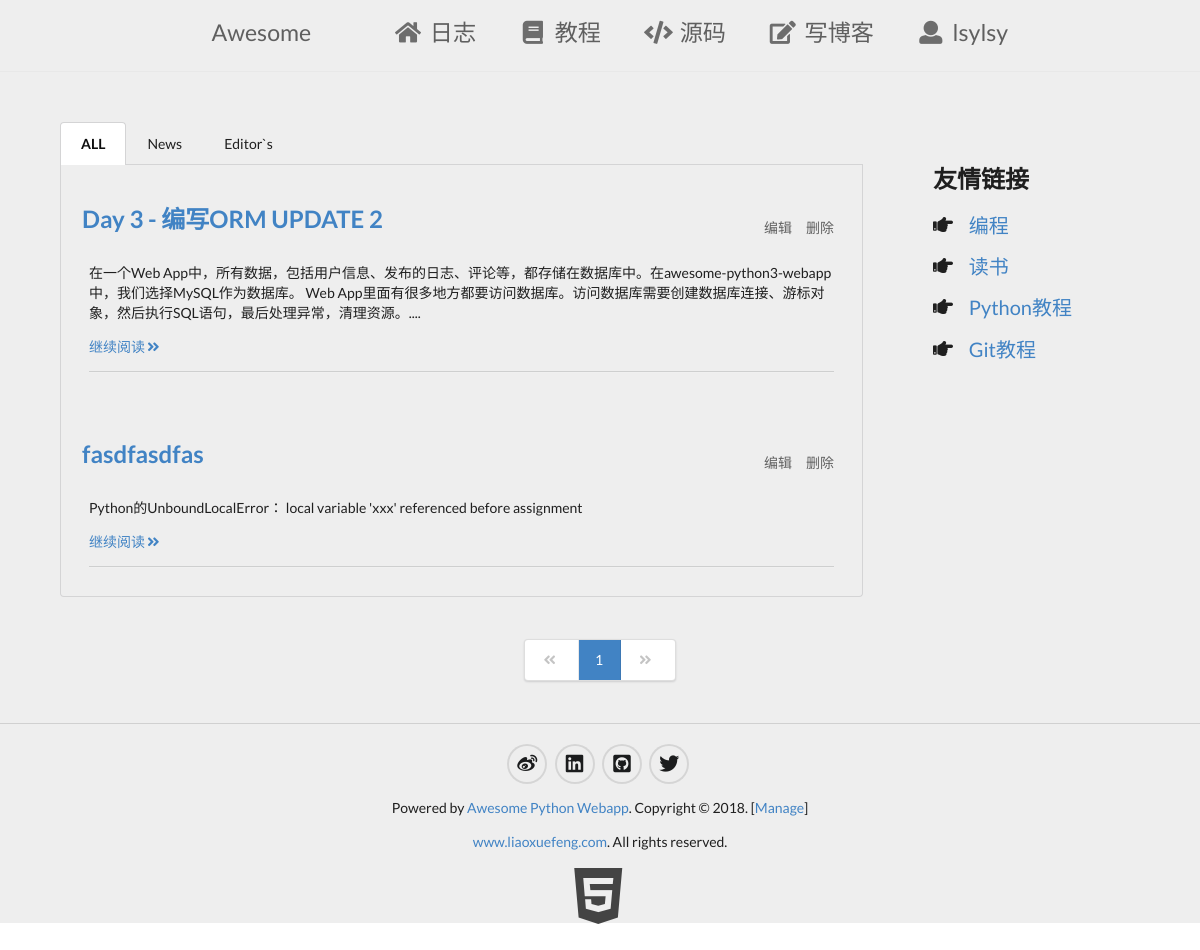
The app's page /myblogs/ (signed in) with its own data.
### firstapp/models.py (models this page shows, shortened)
class User(models.Model):
    name = models.CharField(null = True, blank = True, max_length = 50)
    passwd = models.CharField(null = True,blank = True, max_length = 50)
    email = models.CharField(null = True, blank = True, max_length = 50)

class Blog(models.Model):
    user_name = models.ForeignKey(to = User, related_name = "under_blog",on_delete=models.CASCADE, null = True, blank = True )
    name = models.CharField(null = True, blank=True, max_length = 50 )
    summary = models.TextField(null =True)
    content = models.TextField(null =True)
    news_choice = models.NullBooleanField()
    editors_choice = models.NullBooleanField()
    def __str__(self):
        return self.name

### firstapp/coreweb.py (called while the page is built)
	def __call__(self, *args, **kw):
		print("ResponseHandler====================>args:",args)
		print("ResponseHandler====================>kw:",kw)
		try:
			r =  self._func(*args, **kw)
			return r
		except :
			raise

### firstapp/templatetags/summary_wordcount.py (called while the page is built)
@register.filter(name="slice_words")
def slice_words(summary,limit):
	limit = eval(limit)
	return summary if len(summary) < limit else summary[:limit+1]+"...."

### firstapp/templates/myblogs.html (shortened to what this page needs)
{% extends '__base__.html' %}
{% load summary_wordcount %}
{% load pagetag %}
{% block beforehead %}
<link rel="stylesheet" type="text/css" href="../static/css/content.css" charset="utf-8">
{% endblock %}
{% block blog %}
    <div class="ui top attached tabular  menu">
        {%  if 'editors' in request.path %}
            <a href="{% url 'myblogs' %}" class="item">ALL</a>
            <a href="{% url 'myblogs' %}news" class="item">News</a>
            <a href="{% url 'myblogs' %}editors" class="active item">Editor`s</a>
        {%  elif 'news' in request.path %}
            <a href="{% url 'myblogs' %}" class="item">ALL</a>
            <a href="{% url 'myblogs' %}news" class="active item">News</a>
            <a href="{% url 'myblogs' %}editors" class="item">Editor`s</a>
        {%  else %}
            <a href="{% url 'myblogs' %}" class="active item">ALL</a>
            <a href="{% url 'myblogs' %}news" class="item">News</a>
            <a href="{% url 'myblogs' %}editors" class="item">Editor`s</a>
        {% endif %}
    </div>
    <div class="ui basic bottom attached  segment">
    	{% for blog in blogs %}
    		<div class="ui basic segment">
    			<div class="ui text menu">
    				<h2 class="ui header title"><a href="{% url 'myblog' blog.name %}">{{blog.name}}</a></h2>
    				<div class="right menu">
    					<a href="{% url 'myblog_edit' blog.name %}" class="item">编辑</a>
    					<a href="{% url 'myblog_del' blog.name %}" class="item">删除</a>
    				</div>
    			</div>
    			<p class="blog_summary">{{blog.summary|slice_words:"150"}}</p>
    			<p><a href="{% url 'myblog' blog.name %}">继续阅读<i class="angle double right icon"></i></a></p>
    			<div class="ui divider"></div>
    		</div>
    	{% endfor %}
    </div>
{% endblock %}
{% block pager %}
	<div class="ui center aligned very padded vertical segment container ">
		<div class="ui pagination white  menu">
			{% if page.has_prevoius %}
				<a href="?page={{ page.prev_page }}" class="item">
					<i class="angle blue double left icon"></i>
				</a>
			{% else %}
				<div href="?page={{ page.start_index }}" class="disabled item">
					<i class="angle double left icon"></i>
				</div>
			{% endif %}
			{% for pg in page.page_range %}
				{% circle_page page pg %}
			{% endfor %}
			{% if page.has_next %}
				<a href="?page={{ page.next_page }}" class="item">
					<i class="angle blue double right icon"></i>
				</a>
			{% else %}
				<div  class="disabled item">
					<i class="angle double right icon"></i>
				</div>
			{% endif %}
		</div>
	</div>
{% endblock %}

### firstapp/templates/__base__.html (shortened to what this page needs)
<!DOCTYPE html>
{% load staticfiles %}
<html>
<head>
	<link rel="stylesheet" type="text/css" href="{% static 'css/semantic.min.css' %}" charset="utf-8">
	<link rel="stylesheet" type="text/css" href="{% static 'css/header.css' %}" charset="utf-8">
	<link rel="stylesheet" type="text/css" href="{% static 'css/footer.css' %}" charset="utf-8">
	{% block beforehead %}  {% endblock %}
</head>
<body>
	<div id="main">
		<div class="ui vertical segment header">
			<div class="ui text menu header">
				<div class="item">
					<span id="awesome">Awesome</span>
				</div>
				<a href="{% url 'blogs' %}" class="item awesome"><i class="home icon"></i>日志</a>
				<a href="http://www.liaoxuefeng.com/" class="item awesome"><i class="book icon"></i>教程</a>
				<a href="https://github.com/WenXiDA/DjangoBlog" class="item awesome"><i class="code icon"></i>源码</a>
				<a href="{% url 'edit_blog'  %}" class="item awesome"><i class="edit icon"></i>写博客</a>
				<div class="right menu">
					{% if request.session.user %}
						<div class="ui dropdown item">
							<i class="user icon"></i>
							<span>{{request.session.user}}</span>
						</div>
					{% else %}
						<a href="{% url 'login' %}" class="item"><i></i>登录</a>
						<a href="{% url 'regist' %}" class="item"><i></i>注册</a>
					{% endif %}
				</div>
			</div>
		</div>
		<div id="content" class="ui container" style="width: 90%;">
			{% block content %}
				<div class="ui grid">
					<div class="twelve wide column ">
						{% block blog %}
						{% endblock %}
					</div>
					<div class="four wide column">
						<div class="ui basic very padded segment  ">
							<div class="ui list">
								<div class="item header">
									<div class="content">
										<h2 class="ui header">友情链接</h2>
									</div>
								</div>
								<div class="item">
									<i class="pointing right icon"></i>
									<div class="content">
										<a href="#">编程</a>
									</div>
								</div>
								<div class="item">
									<i class="pointing right icon"></i>
									<div class="content">
										<a href="#">读书</a>
									</div>
								</div>
								<div class="item">
									<i class="pointing right icon"></i>
									<div class="content">
										<a href="#">Python教程</a>
									</div>
								</div>
								<div class="item">
									<i class="pointing right icon"></i>
									<div class="content">
										<a href="#">Git教程</a>
									</div>
								</div>
							</div>
						</div>
					</div>
				</div>
			{% endblock %}
		</div>
		<div class="pager">
			{% block pager %}{% endblock %}
		</div>
		<div id="footer">
			<div class="ui basic horizontal segment">
				<a href="#" ><i class=" black circular weibo icon"></i></a>
				<a href="#" ><i class=" black circular linkedin icon"></i></a>
				<a href="#" ><i class=" black circular github square icon"></i></a>
				<a href="#" ><i class=" black circular twitter icon"></i></a>
			</div>
			<div class="ui basic segment intr">
				<p>Powered by <a href="#">Awesome Python Webapp</a>. Copyright &copy; 2018. [<a href="/manage/" target="_blank">Manage</a>]</p>
			</div>
			<div class="ui basic segment intr">
				<p><a href="http://www.liaoxuefeng.com/" target="_blank">www.liaoxuefeng.com</a>. All rights reserved.</p>
			</div>
	        <div class="ui basic segment intr">
	        	 <a target="_blank" href="#"><i class="html5 icon" style="font-size:64px; color: #444; margin-top: 20px;"></i></a>
	    	</div>
		</div>
	</div>
</body>
</html>

### firstapp/static/css/header.css (style rules this page uses)
.ui.vertical.segment.header { border-bottom: solid 1px #e8e8e8; margin-top: 0px; margin-bottom: 50px; padding: 0px 0px 5px 0px; }
#awesome { margin-right: 60px; }
.ui.text.menu.header { margin: 0px; padding: 0px 200px; }
.ui.text.menu.header >.right.menu { margin-right: 50px; }
.ui.text.menu.header > .item.awesome { margin-right: 20px ; }
.ui.list> .item { font-size: 20px; margin-bottom: 10px; }

### firstapp/static/css/footer.css (style rules this page uses)
body,html { margin: 0; padding: 0; height:100%; }
#main { background:#eee; min-height: 100%; position: relative; }
#content { padding-bottom:0px; }
.pager { padding-bottom:200px; }
#footer { position:absolute; bottom:0; width:100%; height:200px; background: #eee; }
#footer > .ui.basic.segment.intr { text-align: center; margin-top: 0px; padding: 0px; }
.ui.basic.horizontal.segment { font-size: 20px; text-align: center; padding-top: 20px; padding-bottom:0px; border-top: solid 1px rgba(34,36,38,.15) }

### firstapp/static/css/content.css (style rules this page uses)
#current_page { color: white; background: #4183c4; }
.ui.basic.bottom.attached.segment { padding-bottom: 0px; }

### records on screen
User: session.user "lsylsy"
Blog: name "Day 3 - 编写ORM UPDATE 2", summary "在一个Web App中，所有数据，包括用户信息、发布的日志、评论等，都存储在数据库中。在awesome-python3-webapp中，我们选择MySQL作为数据库。 Web App里面有很多地方都要访问数据库。访问数据库需要创建数据库连接、游标对象，然后执行SQL语句，最后处理异常，清理资源。...."
Blog: name "fasdfasdfas", summary "Python的UnboundLocalError： local variable 'xxx' referenced before assignment"
